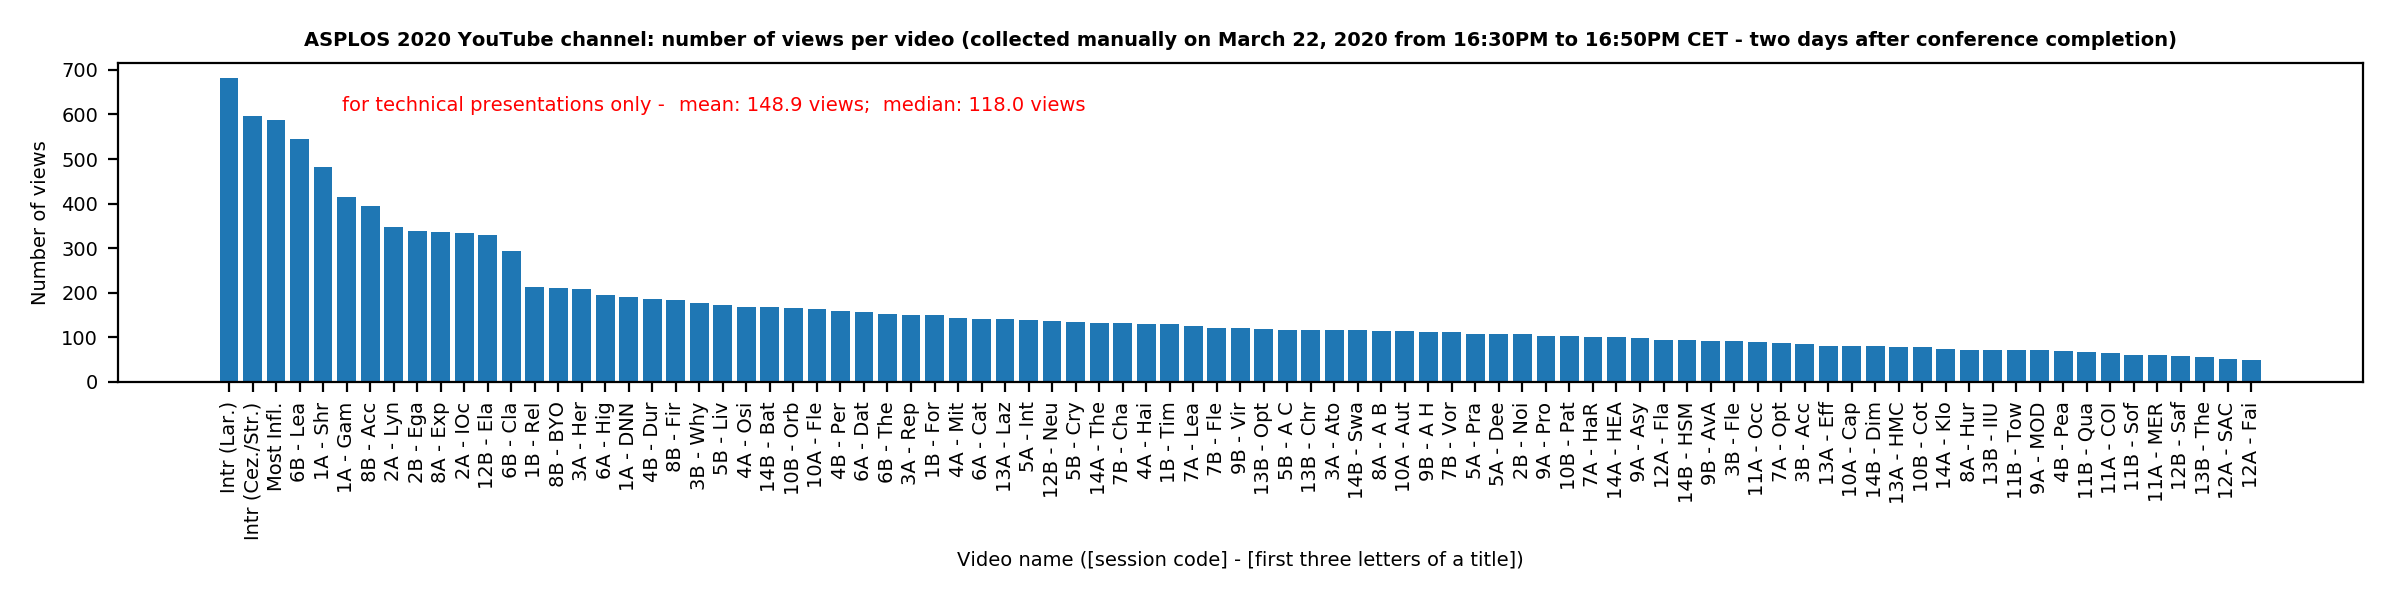

Write the Python code that produced this figure.
# MIT License
#
# Copyright (c) 2020 Przemysław Pawełczak.
#
# Permission is hereby granted, free of charge, to any person obtaining a copy
# of this software and associated documentation files (the "Software"), to deal
# in the Software without restriction, including without limitation the rights
# to use, copy, modify, merge, publish, distribute, sublicense, and/or sell
# copies of the Software, and to permit persons to whom the Software is
# furnished to do so, subject to the following conditions:
#
# The above copyright notice and this permission notice shall be included in all
# copies or substantial portions of the Software.
#
# THE SOFTWARE IS PROVIDED "AS IS", WITHOUT WARRANTY OF ANY KIND, EXPRESS OR
# IMPLIED, INCLUDING BUT NOT LIMITED TO THE WARRANTIES OF MERCHANTABILITY,
# FITNESS FOR A PARTICULAR PURPOSE AND NONINFRINGEMENT. IN NO EVENT SHALL THE
# AUTHORS OR COPYRIGHT HOLDERS BE LIABLE FOR ANY CLAIM, DAMAGES OR OTHER
# LIABILITY, WHETHER IN AN ACTION OF CONTRACT, TORT OR OTHERWISE, ARISING FROM,
# OUT OF OR IN CONNECTION WITH THE SOFTWARE OR THE USE OR OTHER DEALINGS IN THE
# SOFTWARE.

import matplotlib.pyplot as plt
import numpy as np

# Data collected manually on March 22, 2020 between 16:30PM and 16:50PM (two days after official end of a conference)
# by inspecting video clicks one by one at https://www.youtube.com/playlist?list=PLsLWHLZB96VeVp3IVzvSH58ttVz_Anr7H

# Naming of videos: [session name] - [firs three letters of video]
titles = [
    'Intr (Lar.)', # https://www.youtube.com/watch?v=TqZDSx4VENo
    'Intr (Cez./Str.)', # https://www.youtube.com/watch?v=hFn_VLjlX3g
    'Most Infl.', # https://www.youtube.com/watch?v=5c0IhQ07Hfo
    '1A - Shr', # https://www.youtube.com/watch?v=AmT0efuE4F8
    '1A - DNN', # https://www.youtube.com/watch?v=jdicv_HPUKA
    '1A - Gam', # https://www.youtube.com/watch?v=3_8sx5kkeBY
    '1B - Rel', # https://www.youtube.com/watch?v=sOCKZ8zDV14
    '1B - For', # https://www.youtube.com/watch?v=2E-y2FTuliU
    '1B - Tim', # https://www.youtube.com/watch?v=mxOGDBHs0YE
    '2A - IOc', # https://www.youtube.com/watch?v=RXBYjiVdsY8
    '2A - Lyn', # https://www.youtube.com/watch?v=W-PUkuY7zYQ
    '2B - Ega', # https://www.youtube.com/watch?v=9Mv0-PfiXeg
    '2B - Noi', # https://www.youtube.com/watch?v=7PU-6cWQQkE
    '3A - Rep', # https://www.youtube.com/watch?v=NuDIZqBdM08
    '3A - Ato', # https://www.youtube.com/watch?v=pJfl3_hWzQ4
    '3A - Her', # https://www.youtube.com/watch?v=5HwOdAjqEdE
    '3B - Fle', # https://www.youtube.com/watch?v=sOV_cz-1CWQ
    '3B - Acc', # https://www.youtube.com/watch?v=FB_2h5UyH1o
    '3B - Why', # https://www.youtube.com/watch?v=ShcjkBDs8TI
    '4A - Osi', # https://www.youtube.com/watch?v=cdwDaBmltfA
    '4A - Mit', # https://www.youtube.com/watch?v=ON0dmv7NJv8
    '4A - Hai', # https://www.youtube.com/watch?v=7-X9cXdNA1g
    '4B - Dur', # https://www.youtube.com/watch?v=_Ddw2cul7-4
    '4B - Pea', # https://www.youtube.com/watch?v=Gbl4sUcaESg
    '4B - Per', # https://www.youtube.com/watch?v=J20mjew4Edg
    '5A - Int', # https://www.youtube.com/watch?v=vy3s6VZr8TQ
    '5A - Dee', # https://www.youtube.com/watch?v=5c53T7riN2k
    '5A - Pra', # https://www.youtube.com/watch?v=nMcSXyVybJE
    '5B - Liv', # https://www.youtube.com/watch?v=Vu_ibDPRjOU
    '5B - A C', # https://www.youtube.com/watch?v=6lOKmsH_cz8
    '5B - Cry', # https://www.youtube.com/watch?v=aa_ItbK6S1I
    '6A - Cat', # https://www.youtube.com/watch?v=nMu_wFy_ZRc
    '6A - Hig', # https://www.youtube.com/watch?v=M5eUkygcc88
    '6A - Dat', # https://www.youtube.com/watch?v=zYo9n-nQCp8
    '6B - Cla', # https://www.youtube.com/watch?v=bpLl6PfUcmw
    '6B - The', # https://www.youtube.com/watch?v=w0e0Q-Vp01U
    '6B - Lea', # https://www.youtube.com/watch?v=gs8m5W-xdDM
    '7A - Opt', # https://www.youtube.com/watch?v=h_rtm1IjEiI
    '7A - HaR', # https://www.youtube.com/watch?v=2EHEyiwfEho
    '7A - Lea', # https://www.youtube.com/watch?v=Gyn9eABQwTQ
    '7B - Cha', # https://www.youtube.com/watch?v=jRo4SdNrIKY
    '7B - Vor', # https://www.youtube.com/watch?v=yF9j_KgH1_U
    '7B - Fle', # https://www.youtube.com/watch?v=4nQu9zt0AHk
    '8A - Hur', # https://www.youtube.com/watch?v=QdE2Ec7HlAo
    '8A - Exp', # https://www.youtube.com/watch?v=OLQshI-1KBc
    '8A - A B', # https://www.youtube.com/watch?v=Kq5KJ1NWd-s
    '8B - BYO', # https://www.youtube.com/watch?v=iQKkSgUGGk4
    '8B - Fir', # https://www.youtube.com/watch?v=42_5q-NPYyM
    '8B - Acc', # https://www.youtube.com/watch?v=H1a6FPFKG4A
    '9A - Asy', # https://www.youtube.com/watch?v=qo8gDbQyp6c
    '9A - MOD', # https://www.youtube.com/watch?v=IKVOc7zOiDA
    '9A - Pro', # https://www.youtube.com/watch?v=5v0wHFlIumQ
    '9B - AvA', # https://www.youtube.com/watch?v=vkU36Bt01BM
    '9B - A H', # https://www.youtube.com/watch?v=qPjpDfqIEmw
    '9B - Vir', # https://www.youtube.com/watch?v=bGy4s4f72_Q
    '10A - Fle', # https://www.youtube.com/watch?v=Ee15mcGc8RA
    '10A - Aut', # https://www.youtube.com/watch?v=flTN3H6-uLM
    '10A - Cap', # https://www.youtube.com/watch?v=eBF6Rq3w3GM
    '10B - Pat', # https://www.youtube.com/watch?v=c3X2WtoNdx0
    '10B - Cot', # https://www.youtube.com/watch?v=gI_GXiUb6Yo
    '10B - Orb', # https://www.youtube.com/watch?v=ft1R4kWky6U
    '11A - Occ', # https://www.youtube.com/watch?v=9IxpI_R_bSU
    '11A - COI', # https://www.youtube.com/watch?v=oL6aACFCrLA
    '11A - MER', # https://www.youtube.com/watch?v=96OUTHkBdY0
    '11B - Sof', # https://www.youtube.com/watch?v=xEEOHa6PnJU
    '11B - Qua', # https://www.youtube.com/watch?v=KaTjniXU0bc
    '11B - Tow', # https://www.youtube.com/watch?v=ipKND_bi3b8
    '12A - SAC', # https://www.youtube.com/watch?v=IJanO9NCDsQ
    '12A - Fai', # https://www.youtube.com/watch?v=WVpCYwS-sqs
    '12A - Fla', # https://www.youtube.com/watch?v=TCq6iLuVRHE
    '12B - Ela', # https://www.youtube.com/watch?v=BIvpGx-znlk
    '12B - Neu', # https://www.youtube.com/watch?v=oiqo35EDM7U
    '12B - Saf', # https://www.youtube.com/watch?v=auKcSndPjuw
    '13A - Eff', # https://www.youtube.com/watch?v=Pb1jh-70wxo
    '13A - HMC', # https://www.youtube.com/watch?v=h3x9GPFIYFE
    '13A - Laz', # https://www.youtube.com/watch?v=rE0dpTosYjE
    '13B - Opt', # https://www.youtube.com/watch?v=I86IoSmnFHo
    '13B - The', # https://www.youtube.com/watch?v=Lu6XuSPkRFw
    '13B - IIU', # https://www.youtube.com/watch?v=C2z3ogzDEaI
    '13B - Chr', # https://www.youtube.com/watch?v=B5U-J_fKVFY
    '14A - Klo', # https://www.youtube.com/watch?v=Zaf7k_mAw0E
    '14A - The', # https://www.youtube.com/watch?v=xyM28XmH_DA
    '14A - HEA', # https://www.youtube.com/watch?v=YQ51Q-DhoQo
    '14B - Dim', # https://www.youtube.com/watch?v=QzpjawIJn14
    '14B - Swa', # https://www.youtube.com/watch?v=RhV_TAgDJyc
    '14B - Bat', # https://www.youtube.com/watch?v=jMfQEZNvhg8
    '14B - HSM', # https://www.youtube.com/watch?v=uvO_iLY-iQk
]

views = [
    682, # 'Intr (Lar.)', # https://www.youtube.com/watch?v=TqZDSx4VENo
    597, # 'Intr (Cez./Str.)', # https://www.youtube.com/watch?v=hFn_VLjlX3g
    587, # 'Most Infl.', # https://www.youtube.com/watch?v=5c0IhQ07Hfo
    481, # '1A - Shr', # https://www.youtube.com/watch?v=AmT0efuE4F8
    190, # '1A - DNN', # https://www.youtube.com/watch?v=jdicv_HPUKA
    414, # '1A - Gam', # https://www.youtube.com/watch?v=3_8sx5kkeBY
    212, # '1B - Rel', # https://www.youtube.com/watch?v=sOCKZ8zDV14
    151, # '1B - For', # https://www.youtube.com/watch?v=2E-y2FTuliU
    130, # '1B - Tim', # https://www.youtube.com/watch?v=mxOGDBHs0YE
    334, # '2A - IOc', # https://www.youtube.com/watch?v=RXBYjiVdsY8
    347, # '2A - Lyn', # https://www.youtube.com/watch?v=W-PUkuY7zYQ
    338, # '2B - Ega', # https://www.youtube.com/watch?v=9Mv0-PfiXeg
    107, # '2B - Noi', # https://www.youtube.com/watch?v=7PU-6cWQQkE
    151, # '3A - Rep', # https://www.youtube.com/watch?v=NuDIZqBdM08
    116, # '3A - Ato', # https://www.youtube.com/watch?v=pJfl3_hWzQ4
    208, # '3A - Her', # https://www.youtube.com/watch?v=5HwOdAjqEdE
    92,  # '3B - Fle', # https://www.youtube.com/watch?v=sOV_cz-1CWQ
    85,  # '3B - Acc', # https://www.youtube.com/watch?v=FB_2h5UyH1o
    177, # '3B - Why', # https://www.youtube.com/watch?v=ShcjkBDs8TI
    167, # '4A - Osi', # https://www.youtube.com/watch?v=cdwDaBmltfA
    144, # '4A - Mit', # https://www.youtube.com/watch?v=ON0dmv7NJv8
    130, # '4A - Hai', # https://www.youtube.com/watch?v=7-X9cXdNA1g
    187, # '4B - Dur', # https://www.youtube.com/watch?v=_Ddw2cul7-4
    69,  # '4B - Pea', # https://www.youtube.com/watch?v=Gbl4sUcaESg
    158, # '4B - Per', # https://www.youtube.com/watch?v=J20mjew4Edg
    139, # '5A - Int', # https://www.youtube.com/watch?v=vy3s6VZr8TQ
    107, # '5A - Dee', # https://www.youtube.com/watch?v=5c53T7riN2k
    107, # '5A - Pra', # https://www.youtube.com/watch?v=nMcSXyVybJE
    173, # '5B - Liv', # https://www.youtube.com/watch?v=Vu_ibDPRjOU
    117, # '5B - A C', # https://www.youtube.com/watch?v=6lOKmsH_cz8
    135, # '5B - Cry', # https://www.youtube.com/watch?v=aa_ItbK6S1I
    141, # '6A - Cat', # https://www.youtube.com/watch?v=nMu_wFy_ZRc
    194, # '6A - Hig', # https://www.youtube.com/watch?v=M5eUkygcc88
    157, # '6A - Dat', # https://www.youtube.com/watch?v=zYo9n-nQCp8
    293, # '6B - Cla', # https://www.youtube.com/watch?v=bpLl6PfUcmw
    153, # '6B - The', # https://www.youtube.com/watch?v=w0e0Q-Vp01U
    545, # '6B - Lea', # https://www.youtube.com/watch?v=gs8m5W-xdDM
    87,  # '7A - Opt', # https://www.youtube.com/watch?v=h_rtm1IjEiI
    101,  # '7A - HaR', # https://www.youtube.com/watch?v=2EHEyiwfEho
    126, # '7A - Lea', # https://www.youtube.com/watch?v=Gyn9eABQwTQ
    132, # '7B - Cha', # https://www.youtube.com/watch?v=jRo4SdNrIKY
    111, # '7B - Vor', # https://www.youtube.com/watch?v=yF9j_KgH1_U
    122, # '7B - Fle', # https://www.youtube.com/watch?v=4nQu9zt0AHk
    72,  # '8A - Hur', # https://www.youtube.com/watch?v=QdE2Ec7HlAo
    337, # '8A - Exp', # https://www.youtube.com/watch?v=OLQshI-1KBc
    115, # '8A - A B', # https://www.youtube.com/watch?v=Kq5KJ1NWd-s
    210, # '8B - BYO', # https://www.youtube.com/watch?v=iQKkSgUGGk4
    184, # '8B - Fir', # https://www.youtube.com/watch?v=42_5q-NPYyM
    395, # '8B - Acc', # https://www.youtube.com/watch?v=H1a6FPFKG4A
    99,  # '9A - Asy', # https://www.youtube.com/watch?v=qo8gDbQyp6c
    71,  # '9A - MOD', # https://www.youtube.com/watch?v=IKVOc7zOiDA
    104,  # '9A - Pro', # https://www.youtube.com/watch?v=5v0wHFlIumQ
    92,  # '9B - AvA', # https://www.youtube.com/watch?v=vkU36Bt01BM
    112, # '9B - A H', # https://www.youtube.com/watch?v=qPjpDfqIEmw
    121, # '9B - Vir', # https://www.youtube.com/watch?v=bGy4s4f72_Q
    164, # '10A - Fle', # https://www.youtube.com/watch?v=Ee15mcGc8RA
    114, # '10A - Aut', # https://www.youtube.com/watch?v=flTN3H6-uLM
    81,  # '10A - Cap', # https://www.youtube.com/watch?v=eBF6Rq3w3GM
    104, # '10B - Pat', # https://www.youtube.com/watch?v=c3X2WtoNdx0
    79,  # '10B - Cot', # https://www.youtube.com/watch?v=gI_GXiUb6Yo
    165, # '10B - Orb', # https://www.youtube.com/watch?v=ft1R4kWky6U
    90,  # '11A - Occ', # https://www.youtube.com/watch?v=9IxpI_R_bSU
    65,  # '11A - COI', # https://www.youtube.com/watch?v=oL6aACFCrLA
    60,  # '11A - MER', # https://www.youtube.com/watch?v=96OUTHkBdY0
    61,  # '11B - Sof', # https://www.youtube.com/watch?v=xEEOHa6PnJU
    67,  # '11B - Qua', # https://www.youtube.com/watch?v=KaTjniXU0bc
    72,  # '11B - Tow', # https://www.youtube.com/watch?v=ipKND_bi3b8
    52,  # '12A - SAC', # https://www.youtube.com/watch?v=IJanO9NCDsQ
    50,  # '12A - Fai', # https://www.youtube.com/watch?v=WVpCYwS-sqs
    95,  # '12A - Fla', # https://www.youtube.com/watch?v=TCq6iLuVRHE
    329, # '12B - Ela', # https://www.youtube.com/watch?v=BIvpGx-znlk
    136, # '12B - Neu', # https://www.youtube.com/watch?v=oiqo35EDM7U
    58,  # '12B - Saf', # https://www.youtube.com/watch?v=auKcSndPjuw
    81,  # '13A - Eff', # https://www.youtube.com/watch?v=Pb1jh-70wxo
    79,  # '13A - HMC', # https://www.youtube.com/watch?v=h3x9GPFIYFE
    141, # '13A - Laz', # https://www.youtube.com/watch?v=rE0dpTosYjE
    119, # '13B - Opt', # https://www.youtube.com/watch?v=I86IoSmnFHo
    57,  # '13B - The', # https://www.youtube.com/watch?v=Lu6XuSPkRFw
    72,  # '13B - IIU', # https://www.youtube.com/watch?v=C2z3ogzDEaI
    117, # '13B - Chr', # https://www.youtube.com/watch?v=B5U-J_fKVFY
    74,  # '14A - Klo', # https://www.youtube.com/watch?v=Zaf7k_mAw0E
    133, # '14A - The', # https://www.youtube.com/watch?v=xyM28XmH_DA
    100, # '14A - HEA', # https://www.youtube.com/watch?v=YQ51Q-DhoQo
    80,  # '14B - Dim', # https://www.youtube.com/watch?v=QzpjawIJn14
    116, # '14B - Swa', # https://www.youtube.com/watch?v=RhV_TAgDJyc
    167, # '14B - Bat', # https://www.youtube.com/watch?v=jMfQEZNvhg8
    93,  # '14B - HSM', # https://www.youtube.com/watch?v=uvO_iLY-iQk
]

# Calculate stats for technical talks only
mean_views = round(np.mean(views[3:len(views)]),1) # mean views
median_views = round(np.median(views[3:len(views)]),1) # median views

# Sort views in descending order
titles = [x for _,x in sorted(zip(views, titles), reverse = True)]
views = sorted(views, reverse = True)

font_size = 7 # figure font size
width = 0.5 # bar width

y_pos = np.arange(len(titles)) # position of bars
plt.figure(figsize = (12, 3)) # figure size
plt.rc('ytick', labelsize = font_size) # change ytick size
ax = plt.subplot() # create subplot
ax.bar(y_pos, views) # plot bars
ax.set_xlabel('Video name ([session code] - [first three letters of a title])', fontsize = font_size) # set x label
ax.set_ylabel('Number of views', fontsize = font_size) # set y label
ax.set_title('ASPLOS 2020 YouTube channel: number of views per video (collected manually on March 22, 2020 '
             'from 16:30PM to 16:50PM CET - two days after conference completion)',
             fontsize = font_size, fontweight = 'bold') # set title
plt.xticks(y_pos, titles, rotation = 90, fontsize = font_size, zorder = 100, ha = 'center',
           color = 'black') # set x ticks bar properties

# annotate graph with statistics
plt.annotate('for technical presentations only - ',
             xy = (0.1, 0.85),
             xycoords = 'axes fraction',
             fontsize = font_size,
             color = 'red')

text_annotation = 'mean: ' + str(mean_views) + ' views; ' + ' median: ' + str(median_views) + ' views'

plt.annotate(text_annotation,
             xy = (0.25, 0.85),
             xycoords = 'axes fraction',
             fontsize = font_size,
             color = 'red')

plt.tight_layout() # tight figure layout
plt.show() # show figure
